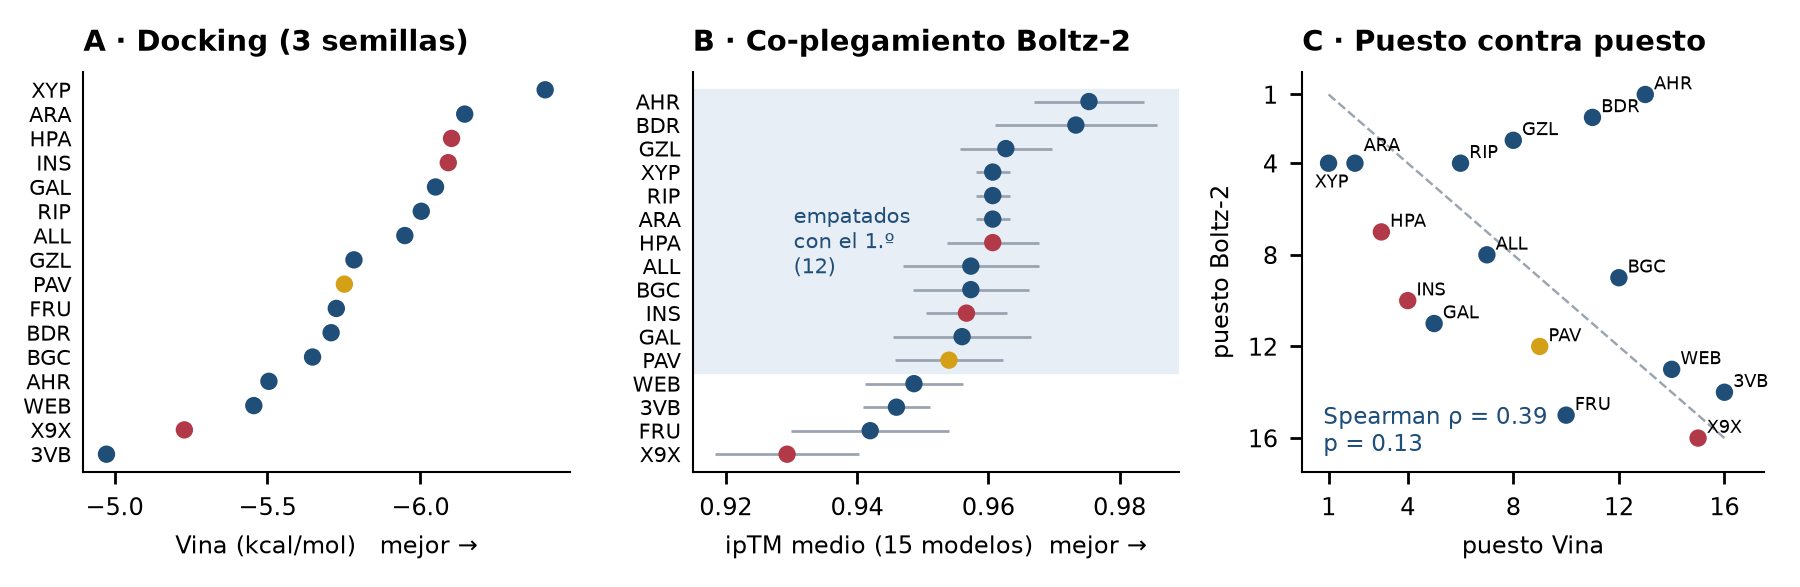

Write the Python code that produced this figure.
"""Figura del entregable v2: (A) Vina, (B) Boltz-2 ipTM con banda de empate, (C) puesto vs puesto."""
import pandas as pd, numpy as np, matplotlib
matplotlib.use('Agg'); import matplotlib.pyplot as plt
from scipy.stats import spearmanr
plt.rcParams.update({'font.family': 'DejaVu Sans', 'font.size': 7, 'axes.spines.top': False,
                     'axes.spines.right': False, 'axes.linewidth': 0.6, 'svg.fonttype': 'none'})
T = pd.read_csv('08_analisis/tabla_comparativa.tsv', sep='\t', index_col=0)
SEN = {'HPA', 'INS', 'X9X'}; AZUL, GRIS, ROJO, ORO = '#1f4e79', '#9aa5b1', '#b23a48', '#d4a017'
col = lambda c: ROJO if c in SEN else (ORO if c == 'PAV' else AZUL)
fig, ax = plt.subplots(1, 3, figsize=(7.2, 2.35), gridspec_kw={'width_ratios': [1, 1, 0.95]})
# A · Vina
S = T.sort_values('vina'); y = np.arange(len(S))[::-1]
ax[0].errorbar(S.vina, y, xerr=S.vina_sd, fmt='none', ecolor=GRIS, lw=0.8)
ax[0].scatter(S.vina, y, c=[col(c) for c in S.index], s=16, zorder=3)
ax[0].set_yticks(y, S.index); ax[0].set_xlabel('Vina (kcal/mol)   mejor →'); ax[0].set_title('A · Docking (3 semillas)', loc='left', fontweight='bold')
ax[0].invert_xaxis()
# B · Boltz
S = T.sort_values('iptm_m', ascending=False); y = np.arange(len(S))[::-1]
top = S.index[0]; thr = [S.iptm_m[top] - 2 * np.hypot(S.iptm_sd[top], S.iptm_sd[c]) for c in S.index]
tie = [S.iptm_m[c] > t for c, t in zip(S.index, thr)]
ax[1].axhspan(y[sum(tie) - 1] - 0.5, y[0] + 0.5, color='#e8eef5', zorder=0)
ax[1].text(S.iptm_m.min() + 0.001, y[sum(tie) // 2], f'empatados\ncon el 1.º\n({sum(tie)})', fontsize=6, color=AZUL, va='center')
ax[1].errorbar(S.iptm_m, y, xerr=S.iptm_sd, fmt='none', ecolor=GRIS, lw=0.8)
ax[1].scatter(S.iptm_m, y, c=[col(c) for c in S.index], s=16, zorder=3)
ax[1].set_yticks(y, S.index); ax[1].set_xlabel('ipTM medio (15 modelos)  mejor →'); ax[1].set_title('B · Co-plegamiento Boltz-2', loc='left', fontweight='bold')
# C · puestos
rho, p = spearmanr(T.vina, -T.iptm_m); print(f'rho={rho:.3f} p={p:.3f}')
ax[2].plot([1, 16], [1, 16], ls='--', c=GRIS, lw=0.7)
ax[2].scatter(T.p_vina, T.p_iptm, c=[col(c) for c in T.index], s=16, zorder=3)
for c in T.index:
    off = {'XYP': (-4, -7), 'ARA': (2.5, 3.5)}.get(c, (2.5, 1.5))
    ax[2].annotate(c, (T.p_vina[c], T.p_iptm[c]), xytext=off, textcoords='offset points', fontsize=5.3)
ax[2].set_xlim(0, 17.5); ax[2].set_ylim(0, 17.5); ax[2].invert_yaxis()
ax[2].set_xlabel('puesto Vina'); ax[2].set_ylabel('puesto Boltz-2')
ax[2].set_title('C · Puesto contra puesto', loc='left', fontweight='bold')
ax[2].text(0.8, 16.9, f'Spearman ρ = {rho:.2f}\np = {p:.2f}', ha='left', va='bottom', fontsize=6.5, color=AZUL)
ax[2].set_xticks([1, 4, 8, 12, 16]); ax[2].set_yticks([1, 4, 8, 12, 16])
for a in ax[:2]: a.tick_params(axis='y', length=0, labelsize=6)
fig.tight_layout(w_pad=1.2)
fig.savefig('08_analisis/figura_entregable.svg'); fig.savefig('08_analisis/figura_entregable.png', dpi=250)
